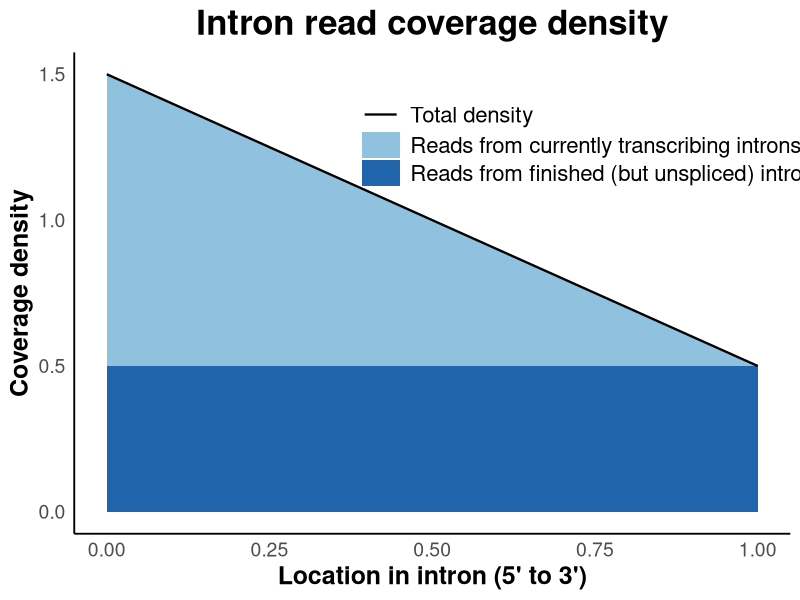
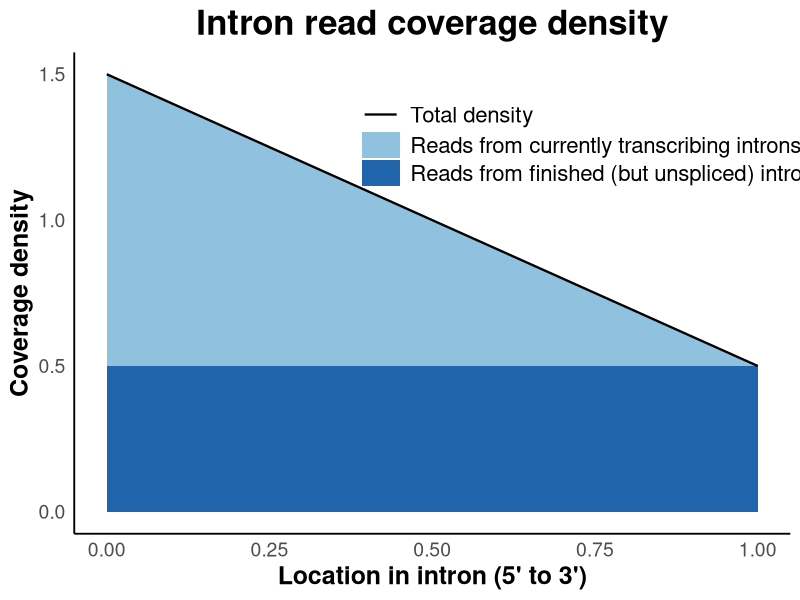

Reproduce these figures in R, in order.
library(ggplot2)

# data
coverage_locations <- seq(0, 1, length.out = 100)
best_phi <- 0.5
rect <- 1 - best_phi
triangle <- 2 * best_phi * (1 - coverage_locations)
y <- rect + triangle
df <- data.frame(x = coverage_locations, total = y, rect = rect)

p <- ggplot(df, aes(x = x)) +
  # finished introns
  geom_ribbon(aes(ymin = 0, ymax = rect,
                  fill = "Reads from finished (but unspliced) introns"),
              alpha = 1) +
  # transcribing introns
  geom_ribbon(aes(ymin = rect, ymax = total,
                  fill = "Reads from currently transcribing introns"),
              alpha = 0.75) +
  # total density (line, mapped to linetype so it gets a line legend key)
  geom_line(aes(y = total, linetype = "Total density"),
            color = "black", size = 0.8) +
  
  scale_fill_manual(
    name = NULL,
    values = c(
      "Reads from currently transcribing introns" = "#6baed6",
      "Reads from finished (but unspliced) introns" = "#2166ac"
    )
  ) +
  scale_linetype_manual(
    name = NULL,
    values = c("Total density" = "solid")
  ) +
  
  labs(
    x = "Location in intron (5' to 3')",
    y = "Coverage density",
    title = "Intron read coverage density"
  ) +
  theme_minimal(base_size = 14) +
  theme(
    panel.grid = element_blank(),
    axis.line = element_line(color = "black"),
    axis.line.y.right = element_blank(),
    axis.line.x.top = element_blank(),
    plot.title = element_text(hjust = 0.5, size = 25, face = "bold"),
    legend.position = c(0.35, 0.9),   # move legend more right & slightly down
    legend.justification = c("left", "top")
  ) +
  guides(
    fill     = guide_legend(order = 2, ncol = 1),
    linetype = guide_legend(order = 1, ncol = 1,
                            override.aes = list(color = "black"))
  ) +
  theme(
    # put legend inside; tweak numbers to nudge
    legend.position = c(0.40, 0.90),          # more right & a touch down
    legend.justification = c(0, 1),           # left/top anchor
    legend.box = "vertical",
    legend.direction = "vertical",
    legend.text.align = 0,
    legend.key.width  = grid::unit(1.6, "lines"),
    legend.key.height = grid::unit(1.0, "lines"),
    legend.spacing.y  = grid::unit(0.12, "lines"),
    legend.margin     = margin(0, 0, 0, 0),
    legend.box.margin = margin(0, 0, 0, 0)
  ) +
  guides(
    # line entry (Total density) – show as line
    linetype = guide_legend(
      order = 1, ncol = 1, byrow = TRUE,
      override.aes = list(color = "black")
    ),
    # the two blue fills – stacked underneath
    fill = guide_legend(
      order = 2, ncol = 1, byrow = TRUE
    )
  ) +  theme(
    # Axis titles
    axis.title.x = element_text(size = 18, face = "bold"),
    axis.title.y = element_text(size = 18, face = "bold"),
    
    # Axis tick labels
    axis.text.x  = element_text(size = 14),
    axis.text.y  = element_text(size = 14),
    
    # Legend text
    legend.text  = element_text(size = 16),
    legend.title = element_text(size = 16),  # only if you had a title
    
    #
    legend.key.width  = grid::unit(2.0, "lines"),
    legend.key.height = grid::unit(1.4, "lines")
  )
p





ggsave("/home/jakub/Desktop/phd-stuff/07_ardd/figures/density_plot.png", 
       plot=p,
       bg = 'white',
       width = 12, 
       height = 8, 
       dpi = 300)
